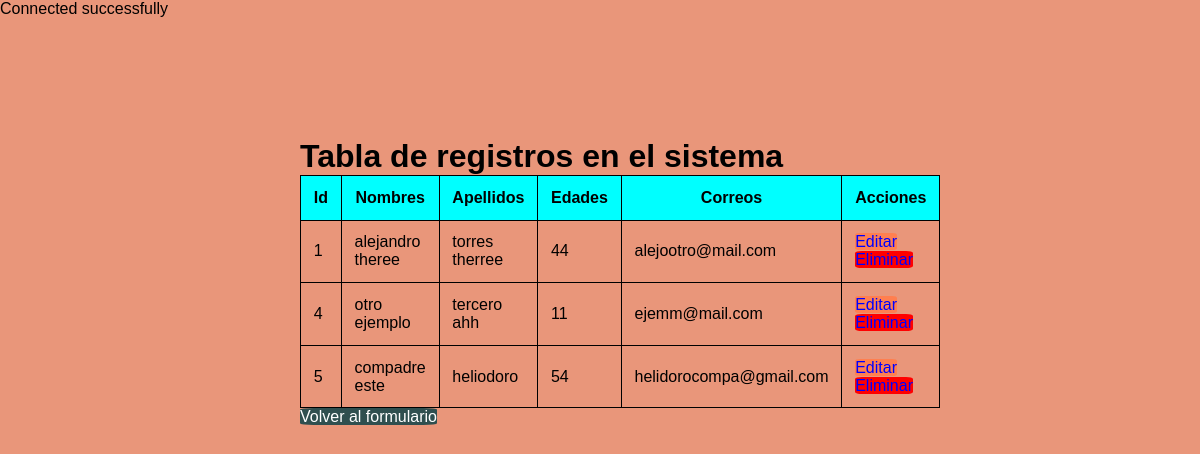
Screenshot of /tablero.php with the database file from the repository.
### tables this page shows
CREATE TABLE `registros` (
  `id_registro` int(11) NOT NULL,
  `nombres` varchar(100) NOT NULL,
  `apellidos` varchar(100) NOT NULL,
  `edades` varchar(10) NOT NULL,
  `correos` varchar(150) NOT NULL
);

### tablero.php (the view, shortened to what this page needs)
<!DOCTYPE html>
<html lang="en">
<head>
    <link rel="stylesheet" href="estilos.css">
</head>
<body>
  <?php
  include("connection.php");
  $con=conectar();
  $buscar = "SELECT * FROM registros";
  ?>
<div class="contenido">
<h1>Tabla de registros en el sistema</h1>
<table class="tbl">
  <tbody>
    <tr>
      <th>Id</th>
      <th>Nombres</th>
      <th>Apellidos</th>
      <th>Edades</th>
      <th>Correos</th>
      <th>Acciones</th>
    </tr>
  <?php
  if($result = $con->query($buscar)) {
  while ($row = $result->fetch_assoc()) {
  ?>
    <tr>
      <td ><?php echo $row['id_registro']?></td>
      <td ><?php echo $row['nombres']?></td>
      <td><?php echo $row['apellidos']?></td>
      <td><?php echo $row['edades']?></td>
      <td><?php echo $row['correos']?></td>
      <td><a class="edi" href="tablaEditaDatos.php?id=<?php echo $row['id_registro'];?>">Editar</a>
        <a class="eli" href="eliminaDatos.php?id=<?php echo $row['id_registro'];?>">Eliminar</a>
    </td>
    </tr>
    <?php
      }
  }
    ?>
  </tbody>
</table>
<div class="link">
<a href="index.php">Volver al formulario</a>
</div>
</div>
</body>
</html>

### connection.php (shortened to what this page needs)
<?php
function conectar(){
$servername = "localhost";
$database = "personas";
$username = "root";
$password = "";
$conn = mysqli_connect($servername, $username, $password, $database);
echo "Connected successfully";
return $conn;
}
?>

### estilos.css (style rules this page uses)
* { margin: 0; padding: 0; font-family: 'Trebuchet MS', 'Lucida Sans Unicode', 'Lucida Grande', 'Lucida Sans', Arial, sans-serif; background-color:darksalmon; }
.contenido { margin-top: 10vw; width: 50vw; margin-left : 25vw; }
table.tbl { border-collapse: collapse; }
table th, table td { border: solid 1px; padding: 0.8rem; }
table th { background-color: aqua; }
.edi { background-color:coral; text-decoration: none; border-radius: 12%; color:blue; }
.eli { background-color:red; text-decoration: none; border-radius: 12%; color:blue; }
.link a { background-color:darkslategray; color: white; text-decoration: none; border-radius: 10%; }

### rows the page displays
registros: id_registro "1", nombres "alejandro theree", apellidos "torres therree", edades "44", correos "alejootro@mail.com"
registros: id_registro "4", nombres "otro ejemplo", apellidos "tercero ahh", edades "11", correos "ejemm@mail.com"
registros: id_registro "5", nombres "compadre este", apellidos "heliodoro", edades "54", correos "helidorocompa@gmail.com"
